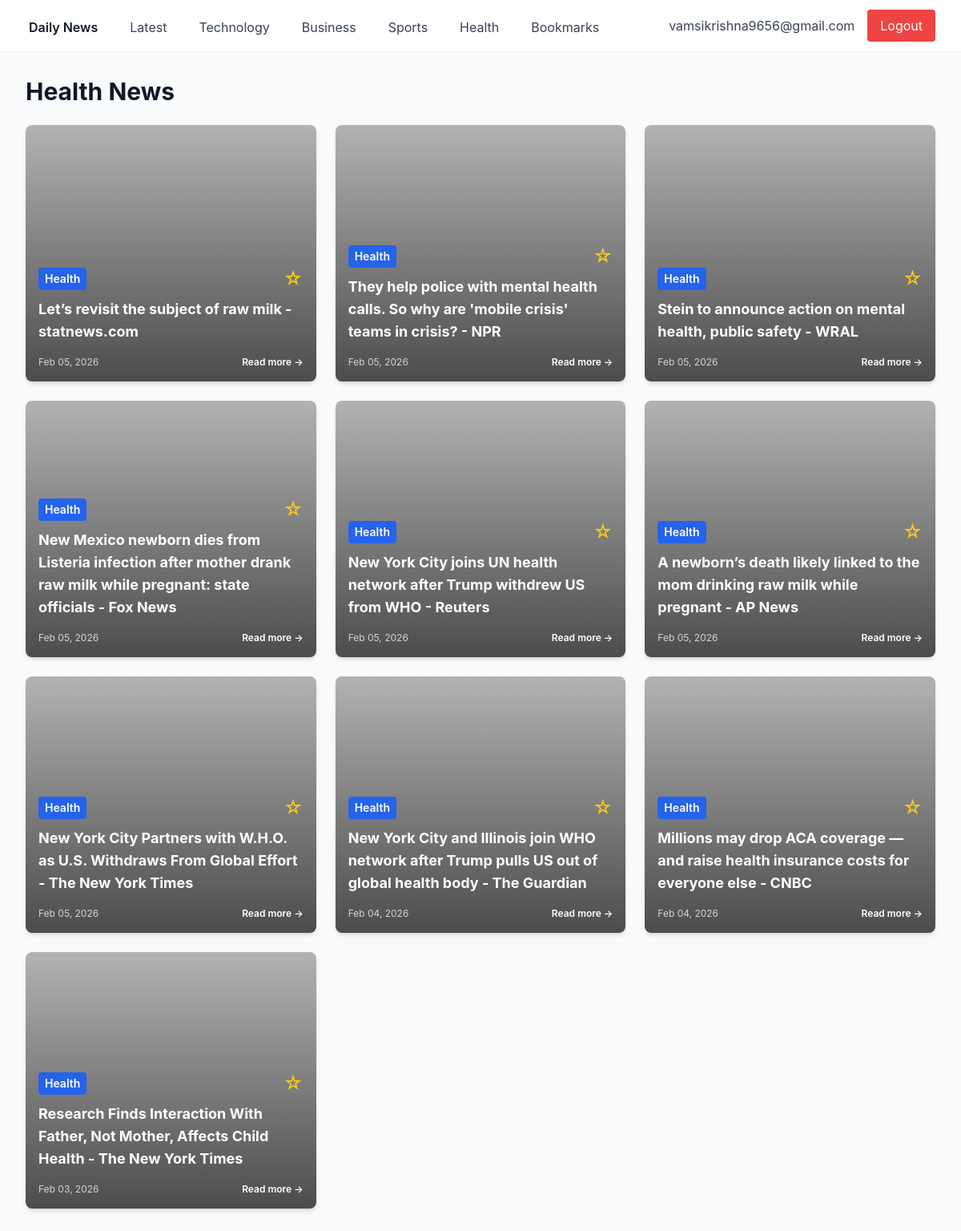
The page /category/Health (signed in) on the database as committed earlier.
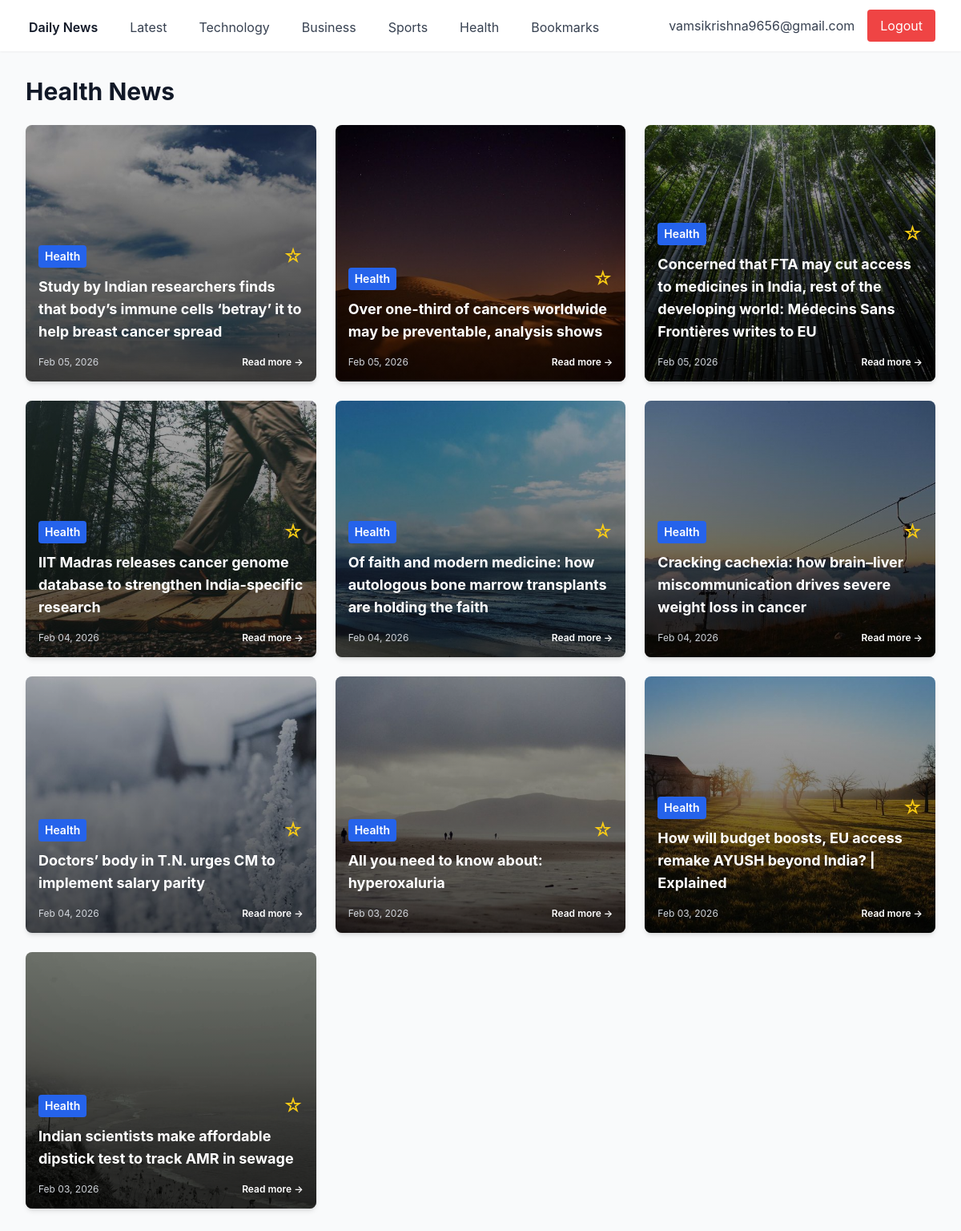
The same page on the database as committed later.
### app/models.py (models this page shows)
class Article(Base):
    __tablename__ = "articles"
    id = Column(Integer, primary_key=True, index=True)
    title = Column(String)
    summary = Column(Text)
    url = Column(String)
    image_url = Column(String, nullable=True)
    category = Column(String, index=True)
    published_at = Column(DateTime)
    bookmarks = relationship("Bookmark", back_populates="article")

### app/news/routes.py (the view)
@router.get("/category/{category_name}", response_class=HTMLResponse)
async def category(request: Request, category_name: str, db: Session = Depends(get_db), current_user = Depends(get_current_user)):
    if not current_user:
        return RedirectResponse(url="/login")
    articles = db.query(Article).filter(Article.category == category_name).order_by(Article.published_at.desc()).limit(40).all()
    bookmarked_ids = set()
    if current_user:
        bookmarks = db.query(Bookmark).filter(Bookmark.user_id == current_user.id).all()
        bookmarked_ids = {b.article_id for b in bookmarks}
    return templates.TemplateResponse("index.html", {
        "request": request,
        "articles": articles,
        "current_user": current_user,
        "bookmarked_ids": bookmarked_ids,
        "category": category_name
    })

### templates/index.html (shortened to what this page needs)
{% extends "base.html" %}
{% block content %}
<h1 class="text-3xl font-bold text-gray-900 mb-6">{{ category }} News</h1>
{% if articles %}
<div class="grid grid-cols-1 md:grid-cols-2 lg:grid-cols-3 gap-6">
    {% for article in articles %}
    <div class="bg-white rounded-lg shadow-md overflow-hidden hover:shadow-lg transition">
        <div class="article-card-image" style="background-image: url('{{ article.image_url }}');">
            <div class="article-overlay">
                <div class="p-4">
                    <div class="flex items-center justify-between mb-2">
                        <span class="text-sm text-white font-semibold bg-blue-600 px-2 py-1 rounded">{{ article.category
                            }}</span>
                        <form method="POST" action="/bookmark/{{ article.id }}">
                            <button type="submit" class="text-yellow-400 hover:text-yellow-300 text-2xl">
                                {% if article.id in bookmarked_ids %}
                                ★
                                {% else %}
                                ☆
                                {% endif %}
                            </button>
                        </form>
                    </div>
                    <h2 class="text-lg font-bold text-white mb-4">
                        <a href="{{ article.url }}" target="_blank" class="hover:text-gray-200">
                            {{ article.title }}
                        </a>
                    </h2>
                    <div class="flex items-center justify-between text-xs text-gray-300">
                        <span>{{ article.published_at.strftime('%b %d, %Y') }}</span>
                        <a href="{{ article.url }}" target="_blank"
                            class="text-white hover:text-gray-200 font-semibold">
                            Read more →
                        </a>
                    </div>
                </div>
            </div>
        </div>
    </div>
    {% endfor %}
</div>
{% else %}
<div class="text-center py-12">
    <p class="text-gray-600 text-lg">No articles available yet. News will be fetched shortly.</p>
</div>
{% endif %}
{% endblock %}

Rows that differ between the two databases and show on the page:
no longer on this page (row edited): Article: category "Health", title "Let’s revisit the subject of raw milk - statnews.com", published_at "Feb 05, 2026"
no longer on this page (row edited): Article: category "Health", title "They help police with mental health calls. So why are 'mobile crisis' teams in crisis? - NPR", published_at "Feb 05, 2026"
no longer on this page (row edited): Article: category "Health", title "Stein to announce action on mental health, public safety - WRAL", published_at "Feb 05, 2026"
no longer on this page (row edited): Article: category "Health", title "New Mexico newborn dies from Listeria infection after mother drank raw milk while pregnant: state officials - Fox News", published_at "Feb 05, 2026"
no longer on this page (row edited): Article: category "Health", title "New York City joins UN health network after Trump withdrew US from WHO - Reuters", published_at "Feb 05, 2026"
no longer on this page (row edited): Article: category "Health", title "A newborn’s death likely linked to the mom drinking raw milk while pregnant - AP News", published_at "Feb 05, 2026"
no longer on this page (row edited): Article: category "Health", title "New York City Partners with W.H.O. as U.S. Withdraws From Global Effort - The New York Times", published_at "Feb 05, 2026"
no longer on this page (row edited): Article: category "Health", title "New York City and Illinois join WHO network after Trump pulls US out of global health body - The Guardian", published_at "Feb 04, 2026"
no longer on this page (row edited): Article: category "Health", title "Millions may drop ACA coverage — and raise health insurance costs for everyone else - CNBC", published_at "Feb 04, 2026"
no longer on this page (row edited): Article: category "Health", title "Research Finds Interaction With Father, Not Mother, Affects Child Health - The New York Times", published_at "Feb 03, 2026"
added Article: image_url (picture), category "Health", title "Study by Indian researchers finds that body’s immune cells ‘betray’ it to help breast cancer spread", published_at "Feb 05, 2026"
added Article: image_url (picture), category "Health", title "Over one-third of cancers worldwide may be preventable, analysis shows", published_at "Feb 05, 2026"
added Article: image_url (picture), category "Health", title "Concerned that FTA may cut access to medicines in India, rest of the developing world: Médecins Sans Frontières writes to EU", published_at "Feb 05, 2026"
added Article: image_url (picture), category "Health", title "IIT Madras releases cancer genome database to strengthen India-specific research", published_at "Feb 04, 2026"
added Article: image_url (picture), category "Health", title "Of faith and modern medicine: how autologous bone marrow transplants are holding the faith", published_at "Feb 04, 2026"
added Article: image_url (picture), category "Health", title "Cracking cachexia: how brain–liver miscommunication drives severe weight loss in cancer", published_at "Feb 04, 2026"
added Article: image_url (picture), category "Health", title "Doctors’ body in T.N. urges CM to implement salary parity", published_at "Feb 04, 2026"
added Article: image_url (picture), category "Health", title "All you need to know about: hyperoxaluria", published_at "Feb 03, 2026"
added Article: image_url (picture), category "Health", title "How will budget boosts, EU access remake AYUSH beyond India? | Explained", published_at "Feb 03, 2026"
added Article: image_url (picture), category "Health", title "Indian scientists make affordable dipstick test to track AMR in sewage", published_at "Feb 03, 2026"
